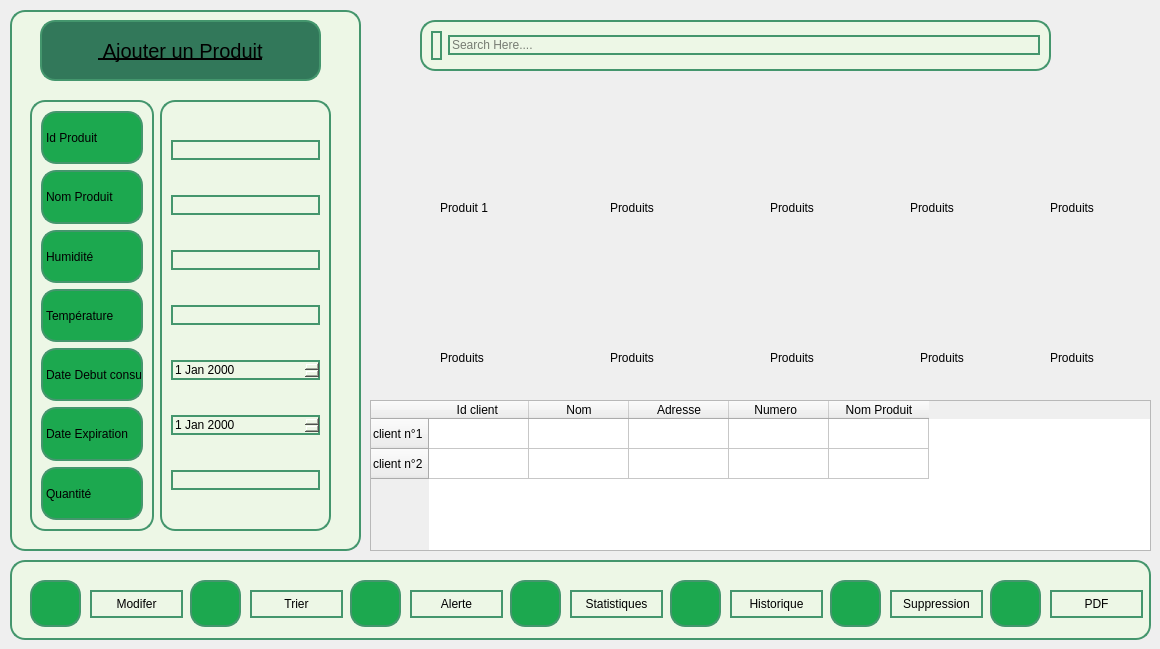
           <widget class="QWidget" name="emnabh_9">
            <widget class="QFrame" name="frame_224">
             <property name="geometry">
              <rect>
               <x>10</x>
               <y>10</y>
               <width>351</width>
               <height>541</height>
              </rect>
             </property>
             <property name="styleSheet">
              <string notr="true">background-color: #edf7e6;         /* Light green inside background */
border: 2px solid rgb(68, 150, 109); /* Green border */
border-radius: 15px;                /* Rounded corners with 15px radius */
</string>
             </property>
             <property name="frameShape">
              <enum>QFrame::Shape::NoFrame</enum>
             </property>
             <widget class="QPushButton" name="pushButton_362">
              <property name="geometry">
               <rect>
                <x>30</x>
                <y>10</y>
                <width>281</width>
                <height>61</height>
               </rect>
              </property>
              <property name="autoFillBackground">
               <bool>false</bool>
              </property>
              <property name="styleSheet">
               <string notr="true">
                                                           

                                                           
QPushButton {
    background-color: rgb(50, 120, 90); /* Darker green */
    color: black;
    
    font-size: 20px;
    text-decoration: underline;  /* Underlined text */
    line-height: 1.5;

    width: 200px;
    height: 40px;
    opacity: 0.65;
    text-align: center;
    
    border-style: solid;
}
</string>
              </property>
              <property name="text">
               <string> Ajouter un Produit</string>
              </property>
             </widget>
             <widget class="QFrame" name="frame_225">
              <property name="geometry">
               <rect>
                <x>20</x>
                <y>90</y>
                <width>124</width>
                <height>431</height>
               </rect>
              </property>
              <property name="styleSheet">
               <string notr="true">background-color: #edf7e6;         /* Light green inside background */
border: 2px solid rgb(68, 150, 109); /* Green border */
border-radius: 15px;                /* Rounded corners with 15px radius */
</string>
              </property>
              <property name="frameShape">
               <enum>QFrame::Shape::NoFrame</enum>
              </property>
              <layout class="QVBoxLayout" name="verticalLayout_50">
               <item>
                <widget class="QLabel" name="label_815">
                 <property name="styleSheet">
                  <string notr="true">background-color: rgb(28, 168, 79);
</string>
                 </property>
                 <property name="text">
                  <string>Id Produit</string>
                 </property>
                </widget>
               </item>
               <item>
                <widget class="QLabel" name="label_816">
                 <property name="styleSheet">
                  <string notr="true">background-color: rgb(28, 168, 79);
</string>
                 </property>
                 <property name="text">
                  <string>Nom Produit</string>
                 </property>
                </widget>
               </item>
               <item>
                <widget class="QLabel" name="label_817">
                 <property name="styleSheet">
                  <string notr="true">background-color: rgb(28, 168, 79);</string>
                 </property>
                 <property name="text">
                  <string>Humidité</string>
                 </property>
                </widget>
               </item>
               <item>
                <widget class="QLabel" name="label_818">
                 <property name="styleSheet">
                  <string notr="true">background-color: rgb(28, 168, 79);</string>
                 </property>
                 <property name="text">
                  <string>Température</string>
                 </property>
                </widget>
               </item>
               <item>
                <widget class="QLabel" name="label_819">
                 <property name="styleSheet">
                  <string notr="true">background-color: rgb(28, 168, 79);</string>
                 </property>
                 <property name="text">
                  <string>Date Debut consu</string>
                 </property>
                </widget>
               </item>
               <item>
                <widget class="QLabel" name="label_820">
                 <property name="styleSheet">
                  <string notr="true">background-color: rgb(28, 168, 79);</string>
                 </property>
                 <property name="text">
                  <string>Date Expiration</string>
                 </property>
                </widget>
               </item>
               <item>
                <widget class="QLabel" name="label_821">
                 <property name="styleSheet">
                  <string notr="true">background-color: rgb(28, 168, 79);</string>
                 </property>
                 <property name="text">
                  <string>Quantité</string>
                 </property>
                </widget>
               </item>
              </layout>
             </widget>
             <widget class="QFrame" name="frame_226">
              <property name="geometry">
               <rect>
                <x>150</x>
                <y>90</y>
                <width>171</width>
                <height>431</height>
               </rect>
              </property>
              <property name="styleSheet">
               <string notr="true">background-color: #edf7e6;         /* Light green inside background */
border: 2px solid rgb(68, 150, 109); /* Green border */
border-radius: 15px;                /* Rounded corners with 15px radius */
</string>
              </property>
              <property name="frameShape">
               <enum>QFrame::Shape::NoFrame</enum>
              </property>
              <layout class="QVBoxLayout" name="verticalLayout_51">
               <item>
                <widget class="QLineEdit" name="lineEdit_292">
                 <property name="styleSheet">
                  <string notr="true">
background-color: #edf7e6;         /* Light green inside background */
border: 2px solid rgb(68, 150, 109); /* Green border */
border-radius: 15px;                /* Rounded corners with 15px radius */
</string>
                 </property>
                </widget>
               </item>
               <item>
                <widget class="QLineEdit" name="lineEdit_293">
                 <property name="styleSheet">
                  <string notr="true">
background-color: #edf7e6;         /* Light green inside background */
border: 2px solid rgb(68, 150, 109); /* Green border */
border-radius: 15px;                /* Rounded corners with 15px radius */
</string>
                 </property>
                </widget>
               </item>
               <item>
                <widget class="QLineEdit" name="lineEdit_294">
                 <property name="styleSheet">
                  <string notr="true">
background-color: #edf7e6;         /* Light green inside background */
border: 2px solid rgb(68, 150, 109); /* Green border */
border-radius: 15px;                /* Rounded corners with 15px radius */
</string>
                 </property>
                </widget>
               </item>
               <item>
                <widget class="QLineEdit" name="lineEdit_295">
                 <property name="styleSheet">
                  <string notr="true">
background-color: #edf7e6;         /* Light green inside background */
border: 2px solid rgb(68, 150, 109); /* Green border */
border-radius: 15px;                /* Rounded corners with 15px radius */
</string>
                 </property>
                </widget>
               </item>
               <item>
                <widget class="QDateEdit" name="dateEdit_48">
                 <property name="styleSheet">
                  <string notr="true">
background-color: #edf7e6;         /* Light green inside background */
border: 2px solid rgb(68, 150, 109); /* Green border */
border-radius: 15px;                /* Rounded corners with 15px radius */
</string>
                 </property>
                </widget>
               </item>
               <item>
                <widget class="QDateEdit" name="dateEdit_49">
                 <property name="styleSheet">
                  <string notr="true">
background-color: #edf7e6;         /* Light green inside background */
border: 2px solid rgb(68, 150, 109); /* Green border */
border-radius: 15px;                /* Rounded corners with 15px radius */
</string>
                 </property>
                </widget>
               </item>
               <item>
                <widget class="QLineEdit" name="lineEdit_296">
                 <property name="styleSheet">
                  <string notr="true">
background-color: #edf7e6;         /* Light green inside background */
border: 2px solid rgb(68, 150, 109); /* Green border */
border-radius: 15px;                /* Rounded corners with 15px radius */
</string>
                 </property>
                </widget>
               </item>
              </layout>
             </widget>
            </widget>
            <widget class="QFrame" name="frame_227">
             <property name="geometry">
              <rect>
               <x>420</x>
               <y>20</y>
               <width>631</width>
               <height>51</height>
              </rect>
             </property>
             <property name="styleSheet">
              <string notr="true">background-color: #edf7e6;         /* Light green inside background */
border: 2px solid rgb(68, 150, 109); /* Green border */
border-radius: 15px;                /* Rounded corners with 15px radius */
</string>
             </property>
             <property name="frameShape">
              <enum>QFrame::Shape::NoFrame</enum>
             </property>
             <layout class="QHBoxLayout" name="horizontalLayout_50">
              <item>
               <widget class="QLabel" name="label_822">
                <property name="text">
                 <string/>
                </property>
                <property name="pixmap">
                 <pixmap>:/newPrefix/search.svg</pixmap>
                </property>
               </widget>
              </item>
              <item>
               <widget class="QLineEdit" name="lineEdit_297">
                <property name="styleSheet">
                 <string notr="true">
background-color: #edf7e6;         /* Light green inside background */
border: 2px solid rgb(68, 150, 109); /* Green border */
border-radius: 15px;                /* Rounded corners with 15px radius */
</string>
                </property>
                <property name="text">
                 <string/>
                </property>
                <property name="placeholderText">
                 <string>Search Here....</string>
                </property>
               </widget>
              </item>
             </layout>
            </widget>
            <widget class="QFrame" name="frame_228">
             <property name="geometry">
              <rect>
               <x>410</x>
               <y>90</y>
               <width>111</width>
               <height>101</height>
              </rect>
             </property>
             <property name="frameShape">
              <enum>QFrame::Shape::NoFrame</enum>
             </property>
             <widget class="QLabel" name="label_823">
              <property name="geometry">
               <rect>
                <x>0</x>
                <y>0</y>
                <width>111</width>
                <height>101</height>
               </rect>
              </property>
              <property name="text">
               <string/>
              </property>
             </widget>
            </widget>
            <widget class="QLabel" name="label_824">
             <property name="geometry">
              <rect>
               <x>580</x>
               <y>90</y>
               <width>111</width>
               <height>101</height>
              </rect>
             </property>
             <property name="text">
              <string/>
             </property>
            </widget>
            <widget class="QLabel" name="label_825">
             <property name="geometry">
              <rect>
               <x>740</x>
               <y>90</y>
               <width>111</width>
               <height>101</height>
              </rect>
             </property>
             <property name="text">
              <string/>
             </property>
            </widget>
            <widget class="QLabel" name="label_826">
             <property name="geometry">
              <rect>
               <x>880</x>
               <y>90</y>
               <width>111</width>
               <height>101</height>
              </rect>
             </property>
             <property name="text">
              <string/>
             </property>
            </widget>
            <widget class="QLabel" name="label_827">
             <property name="geometry">
              <rect>
               <x>1020</x>
               <y>90</y>
               <width>111</width>
               <height>101</height>
              </rect>
             </property>
             <property name="text">
              <string/>
             </property>
            </widget>
            <widget class="QLabel" name="label_828">
             <property name="geometry">
              <rect>
               <x>410</x>
               <y>240</y>
               <width>111</width>
               <height>101</height>
              </rect>
             </property>
             <property name="text">
              <string/>
             </property>
            </widget>
            <widget class="QLabel" name="label_829">
             <property name="geometry">
              <rect>
               <x>580</x>
               <y>240</y>
               <width>111</width>
               <height>101</height>
              </rect>
             </property>
             <property name="text">
              <string/>
             </property>
            </widget>
            <widget class="QLabel" name="label_830">
             <property name="geometry">
              <rect>
               <x>740</x>
               <y>240</y>
               <width>111</width>
               <height>101</height>
              </rect>
             </property>
             <property name="text">
              <string/>
             </property>
            </widget>
            <widget class="QLabel" name="label_831">
             <property name="geometry">
              <rect>
               <x>880</x>
               <y>240</y>
               <width>111</width>
               <height>101</height>
              </rect>
             </property>
             <property name="text">
              <string/>
             </property>
            </widget>
            <widget class="QLabel" name="label_832">
             <property name="geometry">
              <rect>
               <x>1020</x>
               <y>240</y>
               <width>111</width>
               <height>101</height>
              </rect>
             </property>
             <property name="text">
              <string/>
             </property>
            </widget>
            <widget class="QLabel" name="label_833">
             <property name="geometry">
              <rect>
               <x>440</x>
               <y>200</y>
               <width>55</width>
               <height>16</height>
              </rect>
             </property>
             <property name="text">
              <string>Produit 1</string>
             </property>
            </widget>
            <widget class="QLabel" name="label_834">
             <property name="geometry">
              <rect>
               <x>610</x>
               <y>200</y>
               <width>55</width>
               <height>16</height>
              </rect>
             </property>
             <property name="text">
              <string>Produits</string>
             </property>
            </widget>
            <widget class="QLabel" name="label_835">
             <property name="geometry">
              <rect>
               <x>770</x>
               <y>200</y>
               <width>55</width>
               <height>16</height>
              </rect>
             </property>
             <property name="text">
              <string>Produits</string>
             </property>
            </widget>
            <widget class="QLabel" name="label_836">
             <property name="geometry">
              <rect>
               <x>910</x>
               <y>200</y>
               <width>55</width>
               <height>16</height>
              </rect>
             </property>
             <property name="text">
              <string>Produits</string>
             </property>
            </widget>
            <widget class="QLabel" name="label_837">
             <property name="geometry">
              <rect>
               <x>1050</x>
               <y>200</y>
               <width>55</width>
               <height>16</height>
              </rect>
             </property>
             <property name="text">
              <string>Produits</string>
             </property>
            </widget>
            <widget class="QLabel" name="label_838">
             <property name="geometry">
              <rect>
               <x>920</x>
               <y>350</y>
               <width>55</width>
               <height>16</height>
              </rect>
             </property>
             <property name="text">
              <string>Produits</string>
             </property>
            </widget>
            <widget class="QLabel" name="label_839">
             <property name="geometry">
              <rect>
               <x>440</x>
               <y>350</y>
               <width>55</width>
               <height>16</height>
              </rect>
             </property>
             <property name="text">
              <string>Produits</string>
             </property>
            </widget>
            <widget class="QLabel" name="label_840">
             <property name="geometry">
              <rect>
               <x>610</x>
               <y>350</y>
               <width>55</width>
               <height>16</height>
              </rect>
             </property>
             <property name="text">
              <string>Produits</string>
             </property>
            </widget>
            <widget class="QLabel" name="label_841">
             <property name="geometry">
              <rect>
               <x>1050</x>
               <y>350</y>
               <width>55</width>
               <height>16</height>
              </rect>
             </property>
             <property name="text">
              <string>Produits</string>
             </property>
            </widget>
            <widget class="QLabel" name="label_842">
             <property name="geometry">
              <rect>
               <x>770</x>
               <y>350</y>
               <width>55</width>
               <height>16</height>
              </rect>
             </property>
             <property name="text">
              <string>Produits</string>
             </property>
            </widget>
            <widget class="QFrame" name="frame_229">
             <property name="geometry">
              <rect>
               <x>10</x>
               <y>560</y>
               <width>1141</width>
               <height>80</height>
              </rect>
             </property>
             <property name="styleSheet">
              <string notr="true">background-color: #edf7e6;         /* Light green inside background */
border: 2px solid rgb(68, 150, 109); /* Green border */
border-radius: 15px;                /* Rounded corners with 15px radius */
</string>
             </property>
             <property name="frameShape">
              <enum>QFrame::Shape::NoFrame</enum>
             </property>
             <widget class="QPushButton" name="pushButton_363">
              <property name="geometry">
               <rect>
                <x>80</x>
                <y>30</y>
                <width>93</width>
                <height>28</height>
               </rect>
              </property>
              <property name="text">
               <string>Modifer</string>
              </property>
             </widget>
             <widget class="QLabel" name="label_843">
              <property name="geometry">
               <rect>
                <x>20</x>
                <y>20</y>
                <width>51</width>
                <height>47</height>
               </rect>
              </property>
              <property name="styleSheet">
               <string notr="true">background-color: rgb(28, 168, 79);
</string>
              </property>
              <property name="text">
               <string/>
              </property>
              <property name="pixmap">
               <pixmap>:/newPrefix/edit.svg</pixmap>
              </property>
             </widget>
             <widget class="QPushButton" name="pushButton_364">
              <property name="geometry">
               <rect>
                <x>240</x>
                <y>30</y>
                <width>93</width>
                <height>28</height>
               </rect>
              </property>
              <property name="text">
               <string>Trier</string>
              </property>
             </widget>
             <widget class="QLabel" name="label_844">
              <property name="geometry">
               <rect>
                <x>180</x>
                <y>20</y>
                <width>51</width>
                <height>47</height>
               </rect>
              </property>
              <property name="styleSheet">
               <string notr="true">background-color: rgb(28, 168, 79);
</string>
              </property>
              <property name="text">
               <string/>
              </property>
              <property name="pixmap">
               <pixmap>:/newPrefix/layers.svg</pixmap>
              </property>
             </widget>
             <widget class="QPushButton" name="pushButton_365">
              <property name="geometry">
               <rect>
                <x>400</x>
                <y>30</y>
                <width>93</width>
                <height>28</height>
               </rect>
              </property>
              <property name="text">
               <string>Alerte</string>
              </property>
             </widget>
             <widget class="QLabel" name="label_845">
              <property name="geometry">
               <rect>
                <x>340</x>
                <y>20</y>
                <width>51</width>
                <height>47</height>
               </rect>
              </property>
              <property name="styleSheet">
               <string notr="true">background-color: rgb(28, 168, 79);
</string>
              </property>
              <property name="text">
               <string/>
              </property>
              <property name="pixmap">
               <pixmap>:/newPrefix/bell.svg</pixmap>
              </property>
             </widget>
             <widget class="QLabel" name="label_846">
              <property name="geometry">
               <rect>
                <x>500</x>
                <y>20</y>
                <width>51</width>
                <height>47</height>
               </rect>
              </property>
              <property name="styleSheet">
               <string notr="true">background-color: rgb(28, 168, 79);
</string>
              </property>
              <property name="text">
               <string/>
              </property>
              <property name="pixmap">
               <pixmap>:/newPrefix/trending-up.svg</pixmap>
              </property>
             </widget>
             <widget class="QPushButton" name="pushButton_366">
              <property name="geometry">
               <rect>
                <x>560</x>
                <y>30</y>
                <width>93</width>
                <height>28</height>
               </rect>
              </property>
              <property name="text">
               <string>Statistiques</string>
              </property>
             </widget>
             <widget class="QLabel" name="label_847">
              <property name="geometry">
               <rect>
                <x>820</x>
                <y>20</y>
                <width>51</width>
                <height>47</height>
               </rect>
              </property>
              <property name="styleSheet">
               <string notr="true">background-color: rgb(28, 168, 79);
</string>
              </property>
              <property name="text">
               <string/>
              </property>
              <property name="pixmap">
               <pixmap>:/newPrefix/trash-2.svg</pixmap>
              </property>
             </widget>
             <widget class="QPushButton" name="pushButton_367">
              <property name="geometry">
               <rect>
                <x>880</x>
                <y>30</y>
                <width>93</width>
                <height>28</height>
               </rect>
              </property>
              <property name="text">
               <string>Suppression</string>
              </property>
             </widget>
             <widget class="QLabel" name="label_848">
              <property name="geometry">
               <rect>
                <x>980</x>
                <y>20</y>
                <width>51</width>
                <height>47</height>
               </rect>
              </property>
              <property name="styleSheet">
               <string notr="true">background-color: rgb(28, 168, 79);
</string>
              </property>
              <property name="text">
               <string/>
              </property>
              <property name="pixmap">
               <pixmap>:/newPrefix/file-plus.svg</pixmap>
              </property>
             </widget>
             <widget class="QPushButton" name="pushButton_368">
              <property name="geometry">
               <rect>
                <x>1040</x>
                <y>30</y>
                <width>93</width>
                <height>28</height>
               </rect>
              </property>
              <property name="text">
               <string>PDF</string>
              </property>
             </widget>
             <widget class="QLabel" name="label_849">
              <property name="geometry">
               <rect>
                <x>660</x>
                <y>20</y>
                <width>51</width>
                <height>47</height>
               </rect>
              </property>
              <property name="styleSheet">
               <string notr="true">background-color: rgb(28, 168, 79);
</string>
              </property>
              <property name="text">
               <string/>
              </property>
              <property name="pixmap">
               <pixmap>:/newPrefix/archive.svg</pixmap>
              </property>
             </widget>
             <widget class="QPushButton" name="pushButton_369">
              <property name="geometry">
               <rect>
                <x>720</x>
                <y>30</y>
                <width>93</width>
                <height>28</height>
               </rect>
              </property>
              <property name="text">
               <string>Historique</string>
              </property>
             </widget>
            </widget>
            <widget class="QTableWidget" name="tableWidget_44">
             <property name="geometry">
              <rect>
               <x>370</x>
               <y>400</y>
               <width>781</width>
               <height>151</height>
              </rect>
             </property>
             <property name="styleSheet">
              <string notr="true">/*background-color: rgb(144, 238, 144);  /* Light green 
font-size: 20px;
line-height: 1.5;
width: 200px;
height: 40px;
opacity: 0.65;
text-align: center;
border-style: solid;
border-color: black;
border-width: 2px;
*/
QTableWidget::item {
    background-color: #c7dfb7;  /* Light green background */
    color: black;                           /* Black text color */
    font-size: 16px;                        /* Adjust font size */
    height: 25px;                           /* Adjust row height */
    padding: 4px;                           /* Padding to make rows compact */
    text-align: center;                     /* Align text in the center */
    border: 1px solid black;                /* Add a thin black border */
}

QHeaderView::section {
    background-color: lightgrey;            /* Background for header */
    padding: 5px;                           /* Padding in the header */
    border: 1px solid black;                /* Add border around header */
    text-align: center;                     /* Center align header text */
}
background-color: #edf7e6;         /* Light green inside background */
border: 2px solid rgb(68, 150, 109); /* Green border */
border-radius: 15px;                /* Rounded corners with 15px radius */
</string>
             </property>
             <row>
              <property name="text">
               <string>client n°1</string>
              </property>
             </row>
             <row>
              <property name="text">
               <string>client n°2</string>
              </property>
             </row>
             <column>
              <property name="text">
               <string>Id client </string>
              </property>
             </column>
             <column>
              <property name="text">
               <string>Nom</string>
              </property>
             </column>
             <column>
              <property name="text">
               <string>Adresse</string>
              </property>
             </column>
             <column>
              <property name="text">
               <string>Numero  </string>
              </property>
             </column>
             <column>
              <property name="text">
               <string>Nom Produit</string>
              </property>
             </column>
            </widget>
           </widget>
